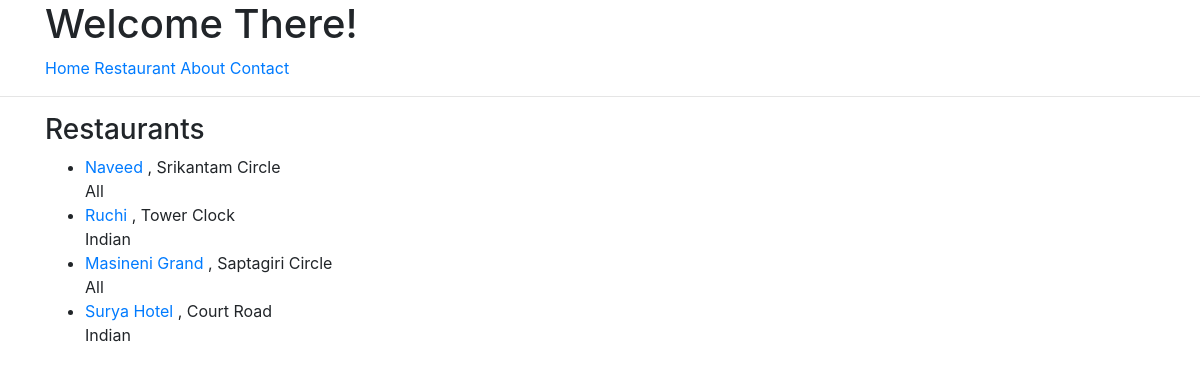
Page /restaurant/ on the earlier database version.
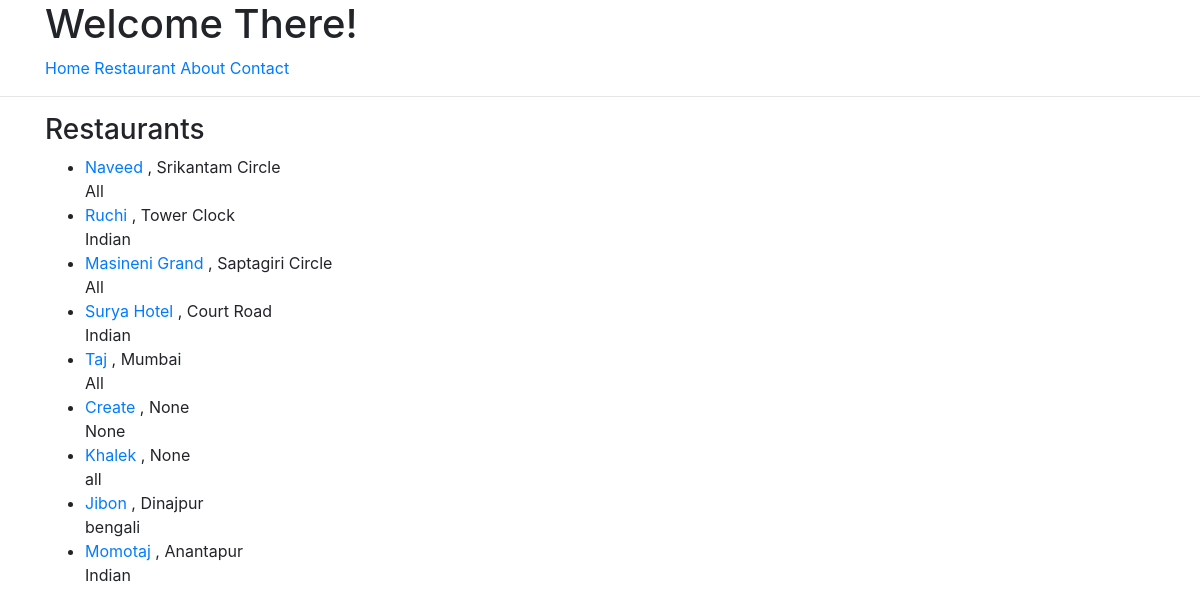
Same page on the later database version.
### restaurants/models.py (models this page shows, shortened)
class Restaurant(models.Model):
	name	= models.CharField(max_length=120)
	location = models.CharField(max_length=120,null=True,blank=True)
	category = models.CharField(max_length=120,null=True,blank=True,validators=[validate_category])
	timestamp = models.DateTimeField(auto_now_add=True)
	updated   = models.DateTimeField(auto_now=True)
	my_date   = models.DateField(auto_now=False,auto_now_add=False)
	slug      = models.SlugField(null=True,blank=True)
	def __str__(self):
		return self.name

### restaurants/views.py (the view)
# urls.py: url(r'^restaurant/$', RestaurantView.as_view()),
class RestaurantView(ListView):
	template_name = 'restaurants/restaurant.html'
	def get_queryset(self):
		slug = self.kwargs.get("slug")
		if slug:
			queryset = Restaurant.objects.filter(
				Q(category__iexact=slug)
			)
		else:
			queryset = Restaurant.objects.all()
		print(queryset)
		return queryset

### restaurants/templates/restaurants/restaurant.html (shortened to what this page needs)
{% extends "base.html" %}
{% block content %}
<h3>Restaurants</h3>
<ul>
	{% for item in object_list %}
	<li>
		<a href="{{ item.slug }}/">{{ item.name }}</a> , {{ item.location }} <br> {{ item.category }}
	</li>
	{% endfor %}
</ul>
{% endblock %}

### templates/base.html (shortened to what this page needs)
<!DOCTYPE HTML>
<html lang=en>
<head>
{% include "snippets/css.html" %}
</head>
<body>
	{% include "snippets/navigation.html" %}
	<hr />
<div class="container">
	{% block content %}
	{% endblock %}
</div>
</body>
</html>

### templates/snippets/css.html (shortened to what this page needs)
<link rel="stylesheet" href="https://maxcdn.bootstrapcdn.com/bootstrap/4.0.0/css/bootstrap.min.css">

### templates/snippets/navigation.html
<div class="container">
	<h1>Welcome There!</h1>
	<a href="/">Home</a>
	<a href="/restaurant">Restaurant</a>
	<a href="/about">About</a>
	<a href="/contact">Contact</a>
</div>

Differences in the rows shown:
added Restaurant: name "Taj", location "Mumbai", category "All"
added Restaurant: name "Create", location "None", category "None"
added Restaurant: name "Khalek", location "None", category "all"
added Restaurant: name "Jibon", location "Dinajpur", category "bengali"
added Restaurant: name "Momotaj", location "Anantapur", category "Indian"
